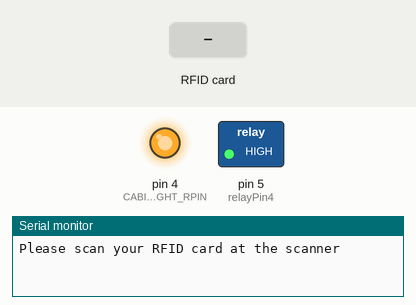
The program below on a simulated Arduino Nano, built with avr-gcc and run on an emulated ATmega328P. Shown: switched loads named in the program (green lamp = pin HIGH), output pins drawn as LEDs (lit = HIGH), the last lines printed to the serial monitor. The test bench sets the inputs (shaded band). Pins used as bus, display or sensor lines are not drawn.

Above: at 2.7 s.
2.8 s: RFID card 0A 3C 90 AF held to the reader
At 3.3 s:
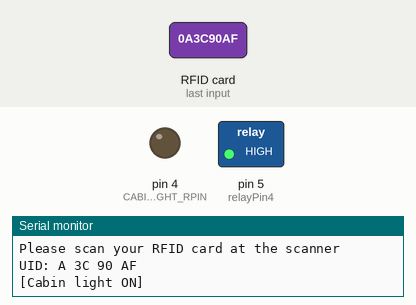
4.3 s: RFID card 5E 7A 19 C4 held to the reader
Timing chart, 0 to 7.3 s (numbered marks = the images above; inputs shaded):
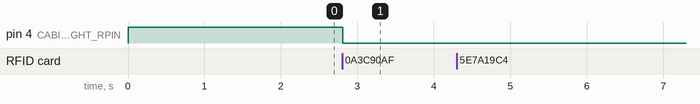

Measured:
- after the input at 2.8 s, pin 4 (CABIN_LIGHT_RPIN): HIGH → LOW at once

The program:

main.cpp
```cpp
/*
# main.cpp

ADVANCED SECURITY CONTROL ALGORITHM
-----------------------------------

[vishnus_technologies (C) 2023]
[10-FEBRUARY-2023 09:11AM]
-----------------------------------
*/

#include <Arduino.h>
#include <SPI.h>
#include <MFRC522.h>
#include <Buzzer.h>

/*
RFID PIN CONFIGURATION
+-----------------+
|  NANO  |  RFID  |
+-----------------+
| SDA/SS |  D10   |
| SCK    |  D13   |
| MOSI   |  D11   |
| MSOI   |  D12   |
| IRQ    |        |
| GND    |  GND   |
| RST    |  D9    |
| 3.3v   |  3.3v  |
+-----------------+
*/

#define SS_PIN 10
#define RST_PIN 9
#define SMPS_TRIGG_RPIN 2   // SMPS of 12v 27A
#define PS_TRIGG_RPIN 3     // Metal PS of 12v 5A
#define CABIN_LIGHT_RPIN 4
#define relayPin4 5

#define SWITCH_ON LOW
#define SWITCH_OFF HIGH

MFRC522 rfid(SS_PIN, RST_PIN);
MFRC522::MIFARE_Key key;

byte scanUID[4];  // store scanned card's UID

/* AUTHENTICATION UIDs: */
// SMPS & Metal PS authentication UID: [int?= 16562146172] [hex?= A53E92AC]
const byte PSU_AuthUID[4] = {165, 62, 146, 172};
bool PSU_state = 0;
// Cabin light authenticaition UID: [int?= ] [hex?= ]
const byte Clight_AuthUID[4] = {0xA, 0x3C, 0x90, 0xAF};
bool Clight_state = 0;

int scanRFID();
bool IsArrayEqual(const byte a1[], byte a2[], uint8_t asize);

void setup() {
  Serial.begin(9600);   // starts serial COM @baud-9600

  pinMode(SMPS_TRIGG_RPIN, OUTPUT);
  pinMode(CABIN_LIGHT_RPIN, OUTPUT);
  pinMode(PS_TRIGG_RPIN, OUTPUT);
  pinMode(relayPin4, OUTPUT);
  pinMode(buzzerPin, OUTPUT);

  digitalWrite(SMPS_TRIGG_RPIN, SWITCH_OFF);
  digitalWrite(CABIN_LIGHT_RPIN, SWITCH_OFF);
  digitalWrite(PS_TRIGG_RPIN, SWITCH_OFF);
  digitalWrite(relayPin4, SWITCH_OFF);
  noTone(buzzerPin);
  delay(750);

  SPI.begin();
  rfid.PCD_Init();
  delay(750);
  Serial.print("Please scan your RFID card at the scanner");
}

void loop() {
scanRFID();
}

// starts RFID scanner
int scanRFID() {
  if( ! rfid.PICC_IsNewCardPresent()) {
    return 1; }

  if( ! rfid.PICC_ReadCardSerial()) {
    return 1; }

  // Reads RFID UID
  Serial.print("\nUID: ");
  for(int i = 0; i < rfid.uid.size; i++) {
    scanUID[i] = rfid.uid.uidByte[i];
    Serial.print(scanUID[i], HEX);   // prints current card's UID.
    Serial.print(" ");
  }
  Serial.println();

  /* COMPARES & CHECK ALL AUTHENTICATION UIDs */
  // PSU power access authentication [switch ON/OFF]:
  if(IsArrayEqual(PSU_AuthUID, scanUID, rfid.uid.size)) {
    // triggers SMPS:
    if(digitalRead(SMPS_TRIGG_RPIN) == SWITCH_OFF or PSU_state == 0) {
      digitalWrite(SMPS_TRIGG_RPIN, SWITCH_ON);
      digitalWrite(PS_TRIGG_RPIN, SWITCH_ON);
      PSU_state = 1;
      Serial.println("[SMPS ON]");
      //normalBeep(3750, 2, 450);
    }
    else if(digitalRead(SMPS_TRIGG_RPIN) == SWITCH_ON or PSU_state == 1) {
      digitalWrite(SMPS_TRIGG_RPIN, SWITCH_OFF);
      digitalWrite(PS_TRIGG_RPIN, SWITCH_OFF);
      PSU_state = 0;
      Serial.println("[SMPS OFF]");
    }
  }

  // cabin light power access authentication [switch ON/OFF]:
  if(IsArrayEqual(Clight_AuthUID, scanUID, rfid.uid.size)) {
    if(digitalRead(CABIN_LIGHT_RPIN) == SWITCH_OFF or Clight_state == 0) {
      digitalWrite(CABIN_LIGHT_RPIN, SWITCH_ON);
      Clight_state = 1;
      Serial.println("[Cabin light ON]");
    }
    else if(digitalRead(CABIN_LIGHT_RPIN) == SWITCH_ON or Clight_state == 1) {
      digitalWrite(CABIN_LIGHT_RPIN, SWITCH_OFF);
      Clight_state = 0;
      Serial.println("[Cabin light OFF]");
    }
  }

  rfid.PICC_HaltA();  // halts PICC reading process.
  return 0;
}

// compare arrays, return true if equal, false otherwise
bool IsArrayEqual(const byte a1[], byte a2[], uint8_t asize) {
  for(int i = 0; i < asize; i++) {
    if (a1[i] != a2[i]) {
      return false;
    }
  }
  return true;
}
```
